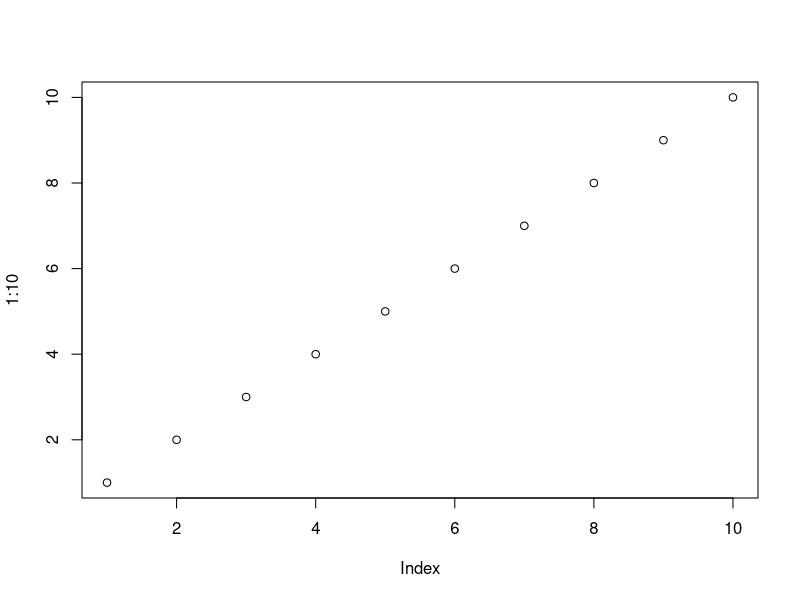
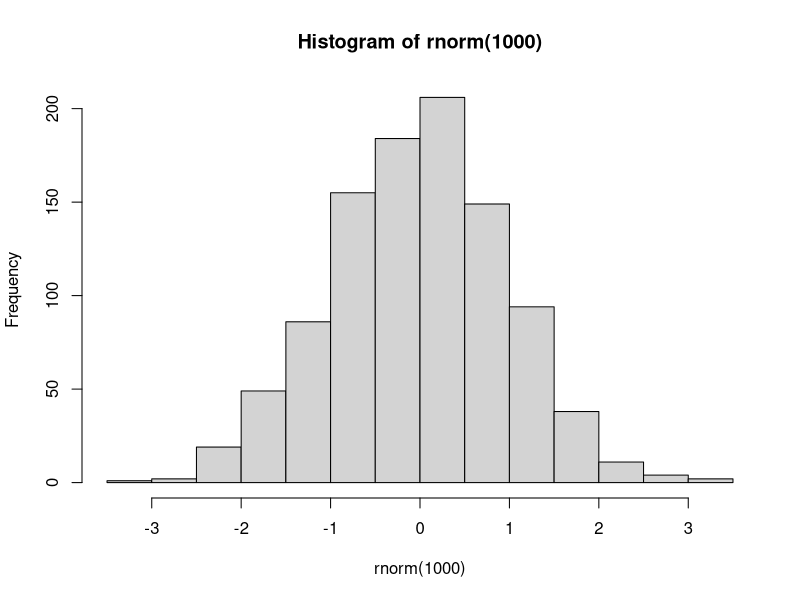

These charts were generated, in order, by the following R code:
## ---- chunk 1
1+1
.4-.7+.3 # what? it is not zero!
## ---- chunk 2
plot(1:10)
hist(rnorm(1000))
## ---- chunk 3
    strsplit('hello indented world', ' ')[[1]]
